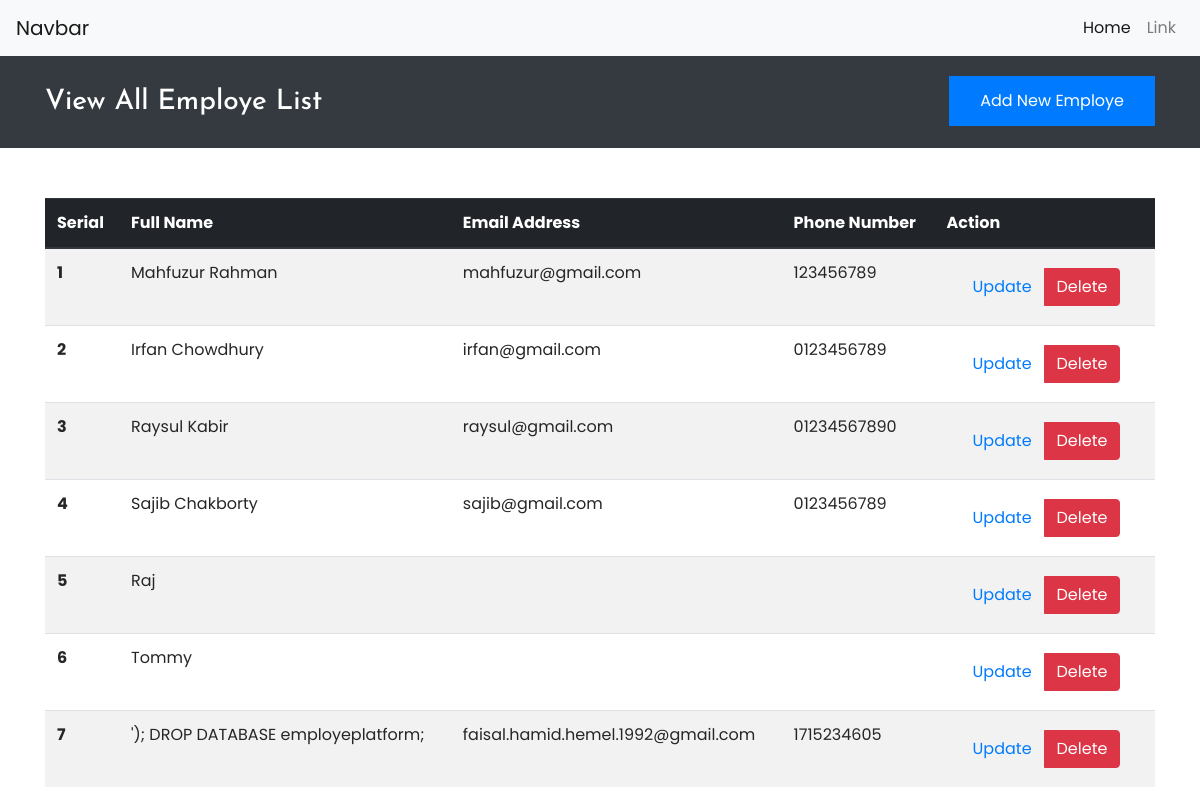
The page / on the database its author committed.
### tables this page shows
CREATE TABLE `employe_data` (
  `em_id` int(11) NOT NULL,
  `name` varchar(255) NOT NULL,
  `email` varchar(255) NOT NULL,
  `phone` varchar(255) NOT NULL
);

### library/database.php (called while the page is built, shortened)
<?php
	class DATABASE
	{
		private $dbhost = "localhost";
		private $dbuser = "root";
		private $dbpass = "";
		private $dbname = "employeplatform";
		private $pdo;
		function __construct()
		{
			if ( !isset($this->pdo) ){
				try{
					$link = new PDO("mysql:host=".$this->dbhost.";dbname=".$this->dbname, $this->dbuser, $this->dbpass);
					$link->setAttribute(PDO::ATTR_ERRMODE, PDO::ERRMODE_EXCEPTION);
					$link->exec("SET CHARACTER SET utf8");
					$this->pdo = $link;
				}
				catch(PDOException $e){
					die("Failed to Connect with the Database " . $e->getMessage());
				}
			}
		}
		public function select( $table, $data = array() )
		{
			$sql = 'SELECT ';
			$sql .= array_key_exists("select", $data) ? $data['select']: '*';
			$sql .= ' FROM ' .$table;
			if ( array_key_exists("order_by", $data) ){
				$sql .= ' ORDER BY ' . $data['order_by'];
			}
			$query = $this->pdo->prepare($sql);
			$query->execute();
			if ( array_key_exists('return_type', $data) )
			{
				switch ($data["return_type"])
				{
					case 'count':
						$value = $query->rowCount();
					break;
					case 'single':
						$value = $query->fetch(PDO::FETCH_ASSOC);
					break;
					default:
						$value = '';
					break;
				}
			}
			else{
				if ( $query->rowCount() > 0 )
				{
					$value = $query->fetchAll();
				}
			}
			return !empty($value)?$value:false;
		}
	}
?>

### index.php (the view, shortened to what this page needs)
<?php
	include "includes/header.php";
	include "library/database.php";
?>
	<section class="page-header">
		<div class="container">
			<div class="row">
				<div class="col-md-6">
					<h3>View All Employe List</h3>
				</div>
				<div class="col-md-6">
					<a href="add-employe.php" class="btn btn-primary">Add New Employe</a>
				</div>
			</div>
		</div>
	</section>
	<div class="container">
		<div class="row">
			<div class="col-md-12">
				<table class="table table-striped">
				  <thead class="thead-dark">
				    <tr>
				      <th scope="col">Serial</th>
				      <th scope="col">Full Name</th>
				      <th scope="col">Email Address</th>
				      <th scope="col">Phone Number</th>
				      <th scope="col">Action</th>
				    </tr>
				  </thead>
				  <tbody>
		  	<?php
		  		$db 	= new DATABASE();
		  		$table 	= "employe_data";
		  		$order_by = array('order_by' => 'em_id ASC');
		  		$employeData = $data = $db->select($table, $order_by);
		  		if (!empty($employeData)){
		  			$i = 0;
		  			foreach ($employeData as $data) {
		  				$i++;
		  			?>
	  				<tr>
				      <th scope="row"><?php echo $i; ?></th>
				      <td><?php echo $data['name']; ?></td>
				      <td><?php echo $data['email']; ?></td>
				      <td><?php echo $data['phone']; ?></td>
				      <td>
				      	<div class="btn btn-group">
				      		<a href="edit-employe.php?em_id=<?php echo $data['em_id']; ?>" class="btn btn-default">Update</a>
				      		<a href="library/adding_employe_features.php?action=delete&em_id=<?php echo $data['em_id']; ?>" class="btn btn-danger">Delete</a>
				      	</div>
				      </td>
				    </tr>
		  		<?php	} }
		  		else{ ?>
		  			<tr>
				      <td scope="row">No Employe Data Found In Our Database</td>
				     </tr>
		  	<?php	}
		  	?>
				  </tbody>
				</table>
			</div>
		</div>
	</div>
<?php include "includes/footer.php"; ?>

### includes/header.php (shortened to what this page needs)
<!doctype html>
<html lang="en">
  <head>
    <link rel="stylesheet" href="../css-js/bootstrap.css">
    <link rel="stylesheet" type="text/css" href="includes/css/style.css">
  </head>
  <body>
    <nav class="navbar navbar-expand-lg navbar-light bg-light">
      <a class="navbar-brand" href="#">Navbar</a>
      <div class="collapse navbar-collapse" id="navbarSupportedContent">
        <ul class="navbar-nav ml-auto">
          <li class="nav-item active">
            <a class="nav-link" href="index.php">Home <span class="sr-only">(current)</span></a>
          </li>
          <li class="nav-item">
            <a class="nav-link" href="#">Link</a>
          </li>
        </ul>
      </div>
    </nav>

### includes/footer.php (shortened to what this page needs)
  </body>
</html>

### includes/css/style.css (style rules this page uses)
body { font-family: 'Poppins', sans-serif; color: #262626; }
h1, h2, h3, h4, h5, h6 { font-family: 'Josefin Sans', sans-serif; color: #262626; }
.page-header { background: #343a40; padding: 20px; margin-bottom: 50px; }
.page-header h3 { color: #fff; margin-top: 10px; }
.btn-primary { color: #fff; background-color: #007bff; border-color: #007bff; padding: 12px 30px; border-radius: 0; float: right; }

### rows shown on the page
employe_data: name "Mahfuzur Rahman", email "mahfuzur@gmail.com", phone "123456789"
employe_data: name "Irfan Chowdhury", email "irfan@gmail.com", phone "0123456789"
employe_data: name "Raysul Kabir", email "raysul@gmail.com", phone "01234567890"
employe_data: name "Sajib Chakborty", email "sajib@gmail.com", phone "0123456789"
employe_data: name "Raj"
employe_data: name "Tommy"
employe_data: name "'); DROP DATABASE employeplatform;", email "faisal.hamid.hemel.1992@gmail.com", phone "1715234605"
